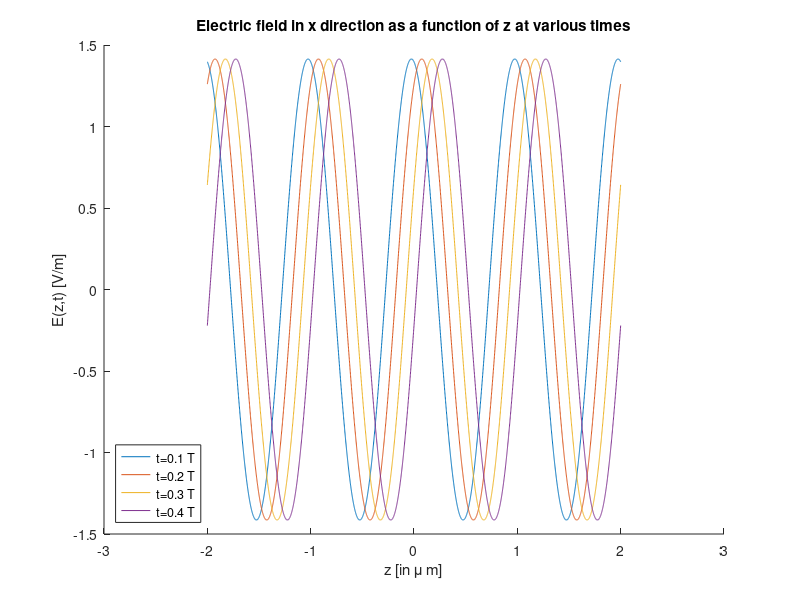

Recreate this plot in MATLAB. (Note: this script raises an error after producing the figure.)
%MATLAB code for Prob Set 1, Q3 (d)

f=300e+12; %freq = 300 THz
T=1/f; %time period
k=(2*pi*f)/(3*10^8); %wavenumber, k=2*pi*f/c
w=2*pi*f; %angular velocity
z=-2000*10^(-9):1*10^(-9):2000*10^(-9); %z ranges from -2000 nm to 2000 nm

%E_1 wave is a right moving waves
%E_2 wave is a left moving waves
%Each wave is plotted at 4 different times

%t = 0.1*T
E_1_1=cos(k*z - w*0.1*T)-sin(k*z - w*0.1*T);
E_2_1=cos(-k*z - w*0.1*T)-sin(-k*z - w*0.1*T);

%t = 0.2*T
E_1_2=cos(k*z - w*0.2*T)-sin(k*z - w*0.2*T);
E_2_2=cos(-k*z - w*0.2*T)-sin(-k*z - w*0.2*T);

%t = 0.3*T
E_1_3=cos(k*z - w*0.3*T)-sin(k*z - w*0.3*T);
E_2_3=cos(-k*z - w*0.3*T)-sin(-k*z - w*0.3*T);

%t = 0.4*T
E_1_4=cos(k*z - w*0.4*T)-sin(k*z - w*0.4*T);
E_2_4=cos(-k*z - w*0.4*T)-sin(-k*z - w*0.4*T);


%plotting right moving wave, E_1
hold on
plot(z*10^(6), E_1_1)
plot(z*10^(6), E_1_2)
plot(z*10^(6), E_1_3)
plot(z*10^(6), E_1_4)
legend({'t=0.1 T','t=0.2 T','t=0.3 T','t=0.4 T'},'Location','southwest')
title('Electric field in x direction as a function of z at various times')
xlabel('z [in \mu m]') 
ylabel('E(z,t) [V/m]')
ax = gca;
ax.FontSize = 30;

%plotting left moving wave, E_2
%hold on
%plot(z*10^(6), E_2_1)
%plot(z*10^(6), E_2_2)
%plot(z*10^(6), E_2_3)
%plot(z*10^(6), E_2_4)
%legend({'t=0.1 T','t=0.2 T','t=0.3 T','t=0.4 T'},'Location','southwest')
%title('Electric field in x direction as a function of z at various times')
%xlabel('z [in \mu m]') 
%ylabel('E(z,t) [V/m]')
%ax = gca;
%ax.FontSize = 30;


